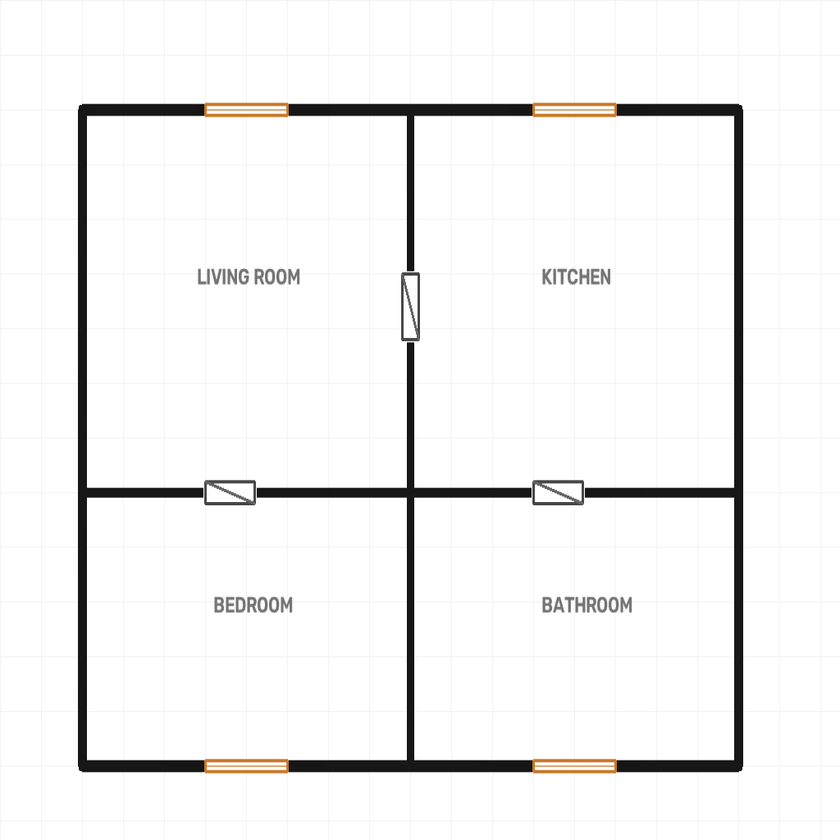
#> input picture samples/sample1.png, 840 x 840 px, shrunk from 1024 x 1024 before the run
$ python -i opencv_baseline.py   (imports and definitions only)
#> lines starting #> are read from the running program, lines starting #| are printed output that depends on the picture; after the words box and inside, x2 and y2 are one past the last pixel; in counts of white or black regions, pixels touching at a corner belong together
#> in run_baseline_on_image, img_bgr is the input picture: shape (840, 840, 3); mean B, G, R 241.8, 242.1, 242.4
### inference/records.py
"""
Per-image prediction record shared by every evaluated system
(zero-shot Qwen2.5-VL, fine-tuned Qwen2.5-VL + LoRA, OpenCV baseline).

One file per image: ``<stem>.pred.json``. The evaluator reads these files only; it never
calls a model. The constructor enforces the project's integrity rule structurally:
a failed record cannot carry a prediction, so failures can never be papered over with
default geometry.
"""

import json
from pathlib import Path
from typing import Any, Dict, Optional

RECORD_VERSION = 1
FAILURE_STAGES = ("load", "generate", "json_parse", "schema_validation")


def make_record(
    *,
    image: str,
    system: str,
    status: str,
    failure_stage: Optional[str] = None,
    error: Optional[str] = None,
    raw_output: Optional[str] = None,
    prediction_raw: Optional[Dict[str, Any]] = None,
    prediction: Optional[Dict[str, Any]] = None,
    postprocess_diagnostics: Optional[Dict[str, Any]] = None,
    meta: Optional[Dict[str, Any]] = None,
) -> Dict[str, Any]:
    """
    Build a prediction record.

    raw_output          exact text generated by a generative model (None for non-generative systems)
    prediction_raw      schema-validated prediction BEFORE geometric refinement
    prediction          final prediction (after refinement, or identical to prediction_raw)
    meta                model/adapter identity, timings, preprocessing transform, etc.
    """
    if status not in ("ok", "failed"):
        raise ValueError(f"status must be 'ok' or 'failed', got {status!r}")
    if status == "ok":
        if prediction is None:
            raise ValueError("an 'ok' record requires a prediction")
        if failure_stage or error:
            raise ValueError("an 'ok' record cannot carry failure_stage/error")
    else:
        if failure_stage not in FAILURE_STAGES:
            raise ValueError(f"failure_stage must be one of {FAILURE_STAGES}, got {failure_stage!r}")
        if not error:
            raise ValueError("a failed record requires error text")
        if prediction is not None or prediction_raw is not None:
            raise ValueError("a failed record must not carry a prediction (no default geometry)")
    return {
        "record_version": RECORD_VERSION,
        "image": image,
        "system": system,
        "status": status,
        "failure_stage": failure_stage,
        "error": error,
        "raw_output": raw_output,
        "prediction_raw": prediction_raw,
        "prediction": prediction,
        "postprocess_diagnostics": postprocess_diagnostics or {},
        "meta": meta or {},
    }


def record_path(out_dir: Path, image_name: str) -> Path:
    return Path(out_dir) / f"{Path(image_name).stem}.pred.json"


# [13 lines left out: functions write_record, load_record, not called in this run]

### baselines/opencv_baseline.py
"""
Classical OpenCV BASELINE for floor-plan parsing.

    This is NOT a learned model and NOT Qwen2.5-VL. It exists only as a comparison point.

What it does: finds long straight dark lines (morphology + probabilistic Hough) and reports
them as walls, and reports large enclosed regions as rooms.

What it does not do (and therefore never reports): doors, windows, room types, wall thickness,
or confidence scores. When it finds nothing it returns empty lists. It never inserts default or
placeholder geometry (the previous implementation did; see docs/audit/).

Usage:
    python -m baselines.opencv_baseline --image-dir dataset/test --out-dir outputs/predictions/opencv_baseline
"""

import argparse
import logging
import sys
from pathlib import Path
from typing import Any, Dict, Optional

import cv2
import numpy as np

sys.path.insert(0, str(Path(__file__).resolve().parent.parent))
from inference.records import make_record, record_path, write_record  # noqa: E402
from schemas.floorplan_schema import FloorPlanSchema  # noqa: E402

logger = logging.getLogger(__name__)

SYSTEM_NAME = "opencv_baseline"


def detect_opencv_baseline(
    image_rgb: np.ndarray,
    max_walls: Optional[int] = None,
    min_room_area_px: float = 10000.0,
    max_room_area_frac: float = 0.9,
) -> Dict[str, Any]:
    """Classical detection from pixels only. Returns a schema-shaped dict with empty doors/windows."""
#> called with min_room_area_px = 10000, max_room_area_frac = 0.9
    h, w = image_rgb.shape[:2]
#> h = 840; w = 840
    gray = cv2.cvtColor(image_rgb, cv2.COLOR_RGB2GRAY)

    blurred = cv2.GaussianBlur(gray, (5, 5), 0)
    thresh = cv2.adaptiveThreshold(
        blurred, 255, cv2.ADAPTIVE_THRESH_GAUSSIAN_C, cv2.THRESH_BINARY_INV, 15, 3
    )
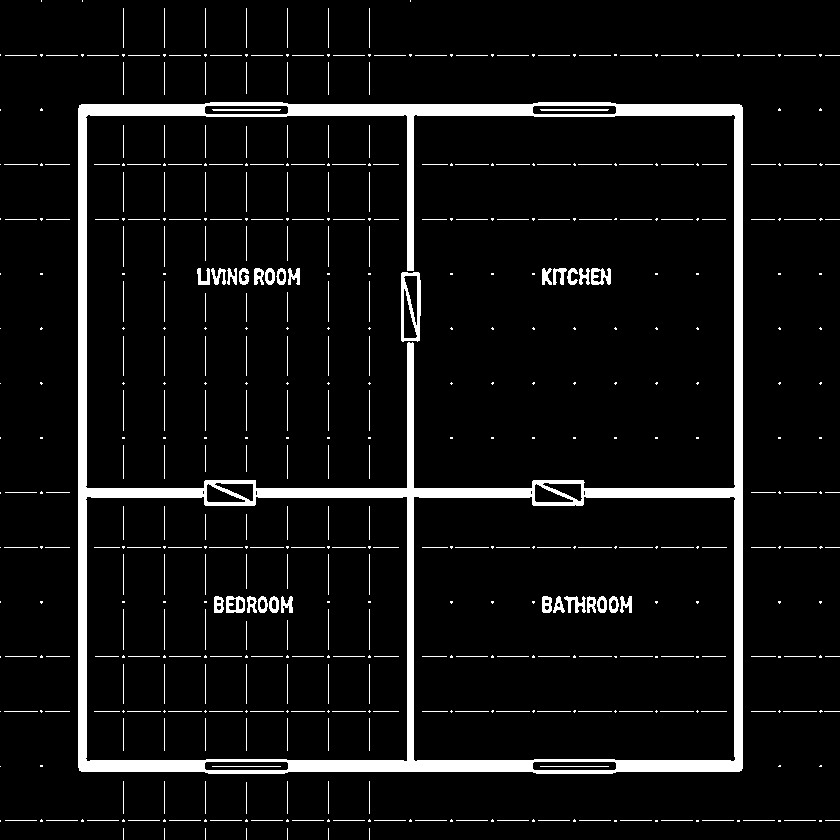
#> thresh: shape (840, 840); 7.2% white; 524 white regions (243 under 20 px), largest, box (x1, y1, x2, y2) and area: (78, 102, 743, 774) 36476, (401, 272, 421, 342) 698, (591, 268, 611, 285) 225
    kernel_h = cv2.getStructuringElement(cv2.MORPH_RECT, (25, 1))
    kernel_v = cv2.getStructuringElement(cv2.MORPH_RECT, (1, 25))
    walls_mask = cv2.bitwise_or(
        cv2.morphologyEx(thresh, cv2.MORPH_OPEN, kernel_h),
        cv2.morphologyEx(thresh, cv2.MORPH_OPEN, kernel_v),
    )
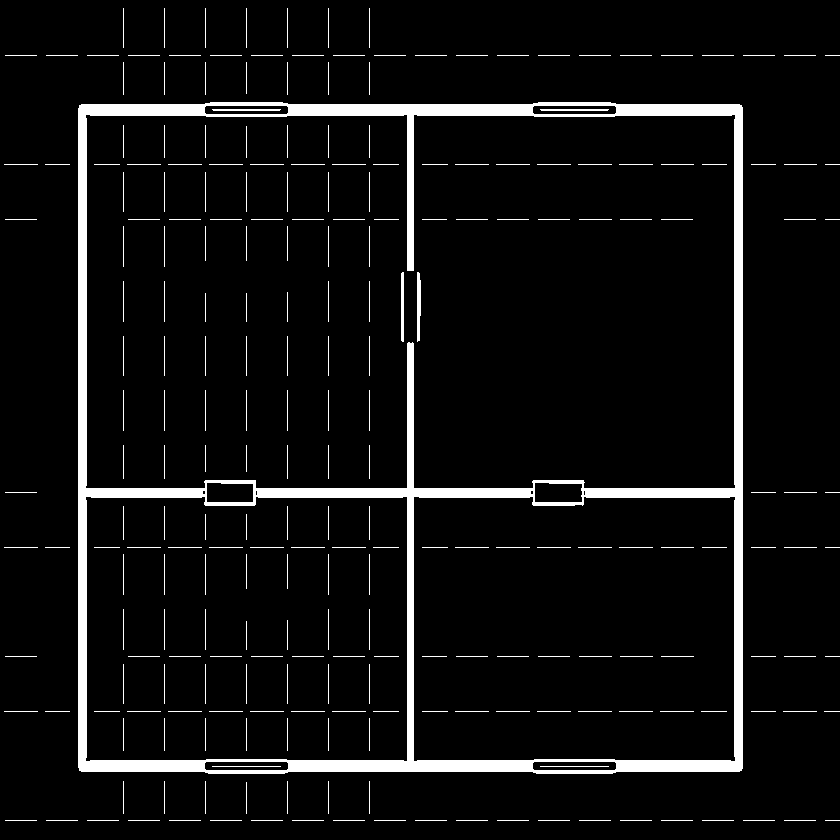
#> walls_mask: shape (840, 840); 6.4% white; 256 white regions (8 under 20 px)

    walls = []
    lines = cv2.HoughLinesP(walls_mask, 1, np.pi / 180, threshold=40, minLineLength=30, maxLineGap=15)
#> lines = 138 rows, first 6: [81, 104, 739, 104], [4, 164, 839, 164], [78, 114, 742, 114], [5, 820, 839, 820], [4, 547, 839, 547], [4, 711, 839, 711]
    if lines is not None:
        for line in lines:
            # OpenCV <5 returns (N,1,4), OpenCV 5 returns (N,4); flatten handles both
            x1, y1, x2, y2 = (float(v) for v in np.asarray(line).reshape(-1)[:4])
            if x1 == x2 and y1 == y2:
                continue
            walls.append({"id": f"wall_{len(walls) + 1}", "start": [x1, y1], "end": [x2, y2]})
            if max_walls is not None and len(walls) >= max_walls:
                break
#> this loop made 138 passes
#> (x1, y1, x2, y2) on passes 1 to 12: (81, 104, 739, 104), (4, 164, 839, 164), (78, 114, 742, 114), (5, 820, 839, 820), (4, 547, 839, 547), (4, 711, 839, 711), (78, 115, 742, 115), (734, 771, 734, 105), (738, 771, 738, 105), (83, 771, 83, 105), (5, 55, 839, 55), (85, 771, 85, 105)
#> after the loop, walls = 138 items

    rooms = []
    contours, _ = cv2.findContours(cv2.bitwise_not(walls_mask), cv2.RETR_EXTERNAL, cv2.CHAIN_APPROX_SIMPLE)
#> contours = 1 contour; box (x1, y1, x2, y2) and area: (0, 0, 840, 840) 703687
    for cnt in contours:
        area = cv2.contourArea(cnt)
        if min_room_area_px < area < w * h * max_room_area_frac:
            approx = cv2.approxPolyDP(cnt, 0.02 * cv2.arcLength(cnt, True), True)
            if len(approx) >= 3:
                rooms.append({
                    "id": f"room_{len(rooms) + 1}",
                    "type": "unknown",  # this baseline cannot classify rooms
                    "polygon": [[float(p[0][0]), float(p[0][1])] for p in approx],
                })
#> this loop made 1 pass
#> area on pass 1: 703687
#> after the loop, rooms = []

    return {
        "image_width": w,
        "image_height": h,
        "units": "pixels",
        "rooms": rooms,
        "walls": walls,
        "doors": [],      # not supported by this baseline
        "windows": [],    # not supported by this baseline
    }


def run_baseline_on_image(image_path: Path, apply_postprocess: bool = False) -> Dict[str, Any]:
    """Run the baseline on one image and return a prediction record (never raises per-image)."""
    image_path = Path(image_path)
    meta = {"method": "opencv_hough_morphology", "learned": False, "postprocess": apply_postprocess}
    try:
        img_bgr = cv2.imread(str(image_path))
        if img_bgr is None:
            raise ValueError(f"cannot read image {image_path}")
        img_rgb = cv2.cvtColor(img_bgr, cv2.COLOR_BGR2RGB)
        raw = detect_opencv_baseline(img_rgb)
#> raw = 7 items
        raw["image"] = image_path.name
        schema_raw = FloorPlanSchema(**raw)
    except Exception as e:  # noqa: BLE001 - recorded as an explicit failure, not hidden
        return make_record(image=image_path.name, system=SYSTEM_NAME, status="failed",
                           failure_stage="generate", error=f"{type(e).__name__}: {e}", meta=meta)

    final, diagnostics = schema_raw, {}
    if apply_postprocess:
        from inference.postprocess import postprocess_floorplan_json  # lazy: needs shapely
        final, diagnostics = postprocess_floorplan_json(
            schema_raw.to_compact_dict(), schema_raw.image_width, schema_raw.image_height,
            return_diagnostics=True,
        )
    return make_record(
        image=image_path.name, system=SYSTEM_NAME, status="ok",
        prediction_raw=schema_raw.to_compact_dict(), prediction=final.to_compact_dict(),
        postprocess_diagnostics=diagnostics, meta=meta,
    )


def main() -> None:
    logging.basicConfig(level=logging.INFO, format="%(asctime)s [%(levelname)s] %(message)s")
    p = argparse.ArgumentParser(description="Run the OpenCV baseline (NOT an AI model) over a folder of images.")
    p.add_argument("--image-dir", required=True)
    p.add_argument("--out-dir", default=f"outputs/predictions/{SYSTEM_NAME}")
    p.add_argument("--postprocess", action="store_true", help="also apply geometric refinement (needs shapely)")
    args = p.parse_args()

    images = sorted(f for ext in ("*.png", "*.jpg", "*.jpeg") for f in Path(args.image_dir).glob(ext))
    if not images:
        raise SystemExit(f"No images found in {args.image_dir}")
    n_failed = 0
    for img in images:
        rec = run_baseline_on_image(img, apply_postprocess=args.postprocess)
        write_record(record_path(Path(args.out_dir), img.name), rec)
        n_failed += rec["status"] == "failed"
    logger.info("Wrote %d records to %s (%d failed)", len(images), args.out_dir, n_failed)


# [2 lines not run here, left out]

>>> result = run_baseline_on_image('../samples/sample1.png')
